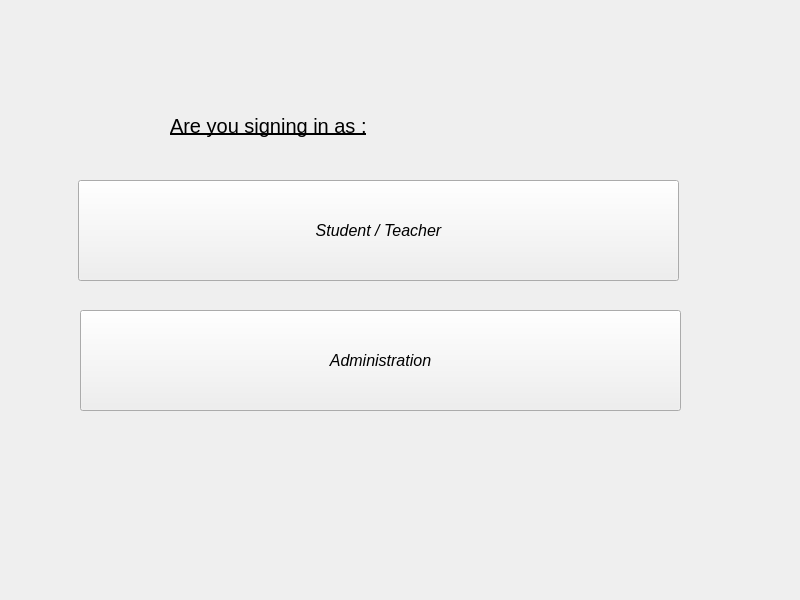
<?xml version="1.0" encoding="UTF-8"?>
<ui version="4.0">
 <class>MainWindow</class>
 <widget class="QMainWindow" name="MainWindow">
  <property name="geometry">
   <rect>
    <x>0</x>
    <y>0</y>
    <width>800</width>
    <height>600</height>
   </rect>
  </property>
  <property name="windowTitle">
   <string>MainWindow</string>
  </property>
  <widget class="QWidget" name="centralwidget">
   <widget class="QLabel" name="label">
    <property name="geometry">
     <rect>
      <x>170</x>
      <y>100</y>
      <width>271</width>
      <height>51</height>
     </rect>
    </property>
    <property name="font">
     <font>
      <pointsize>15</pointsize>
      <underline>true</underline>
      <strikeout>false</strikeout>
     </font>
    </property>
    <property name="text">
     <string>Are you signing in as :</string>
    </property>
   </widget>
   <widget class="QPushButton" name="teacherstudent">
    <property name="geometry">
     <rect>
      <x>78</x>
      <y>180</y>
      <width>601</width>
      <height>101</height>
     </rect>
    </property>
    <property name="sizePolicy">
     <sizepolicy hsizetype="Minimum" vsizetype="Preferred">
      <horstretch>0</horstretch>
      <verstretch>0</verstretch>
     </sizepolicy>
    </property>
    <property name="font">
     <font>
      <pointsize>12</pointsize>
      <italic>true</italic>
     </font>
    </property>
    <property name="text">
     <string>Student / Teacher</string>
    </property>
   </widget>
   <widget class="QPushButton" name="admin">
    <property name="geometry">
     <rect>
      <x>80</x>
      <y>310</y>
      <width>601</width>
      <height>101</height>
     </rect>
    </property>
    <property name="sizePolicy">
     <sizepolicy hsizetype="Minimum" vsizetype="Preferred">
      <horstretch>0</horstretch>
      <verstretch>0</verstretch>
     </sizepolicy>
    </property>
    <property name="font">
     <font>
      <pointsize>12</pointsize>
      <italic>true</italic>
     </font>
    </property>
    <property name="text">
     <string>Administration</string>
    </property>
   </widget>
  </widget>
 </widget>
 <resources/>
 <connections/>
</ui>
